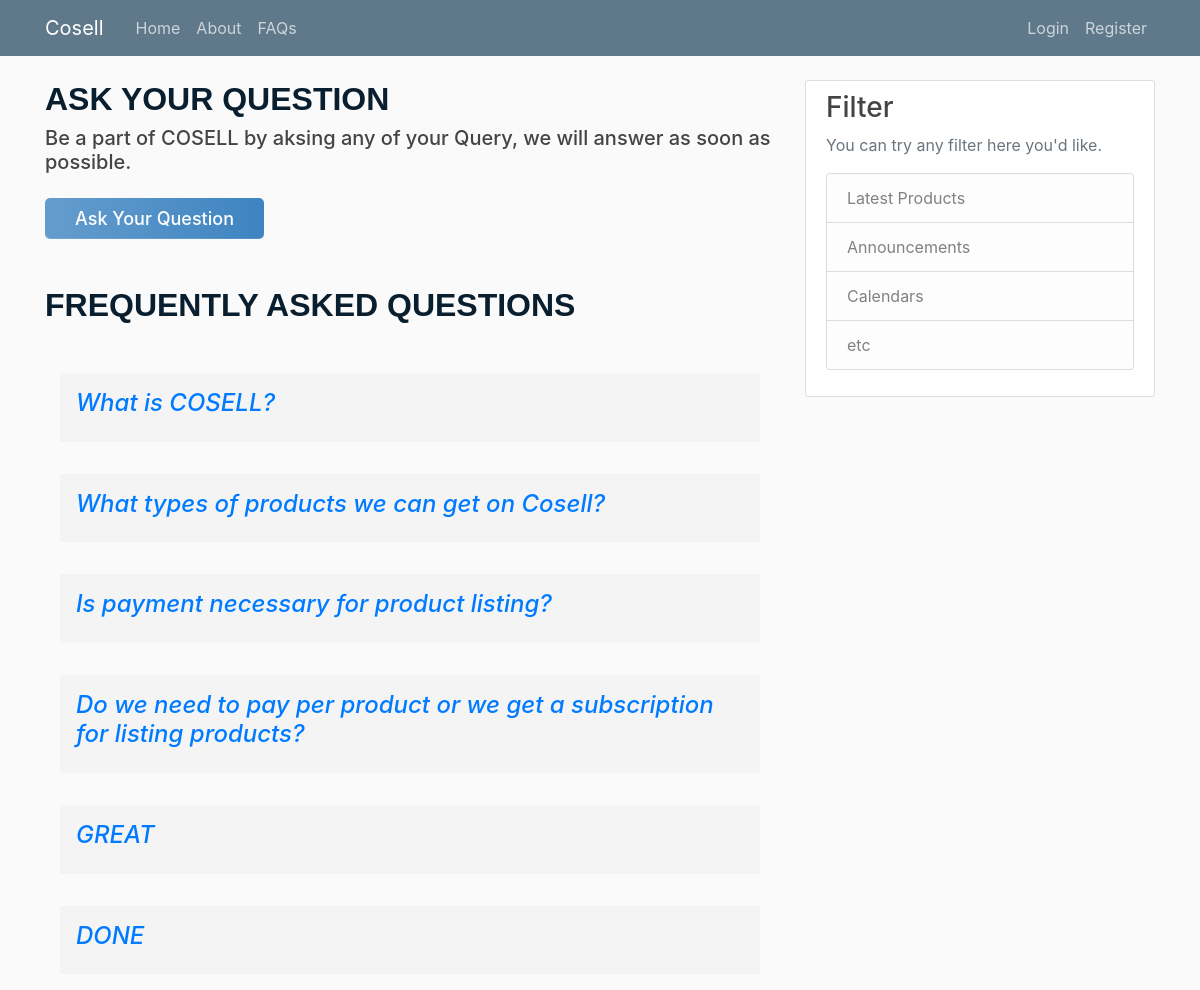
Page /faq on the earlier database version.
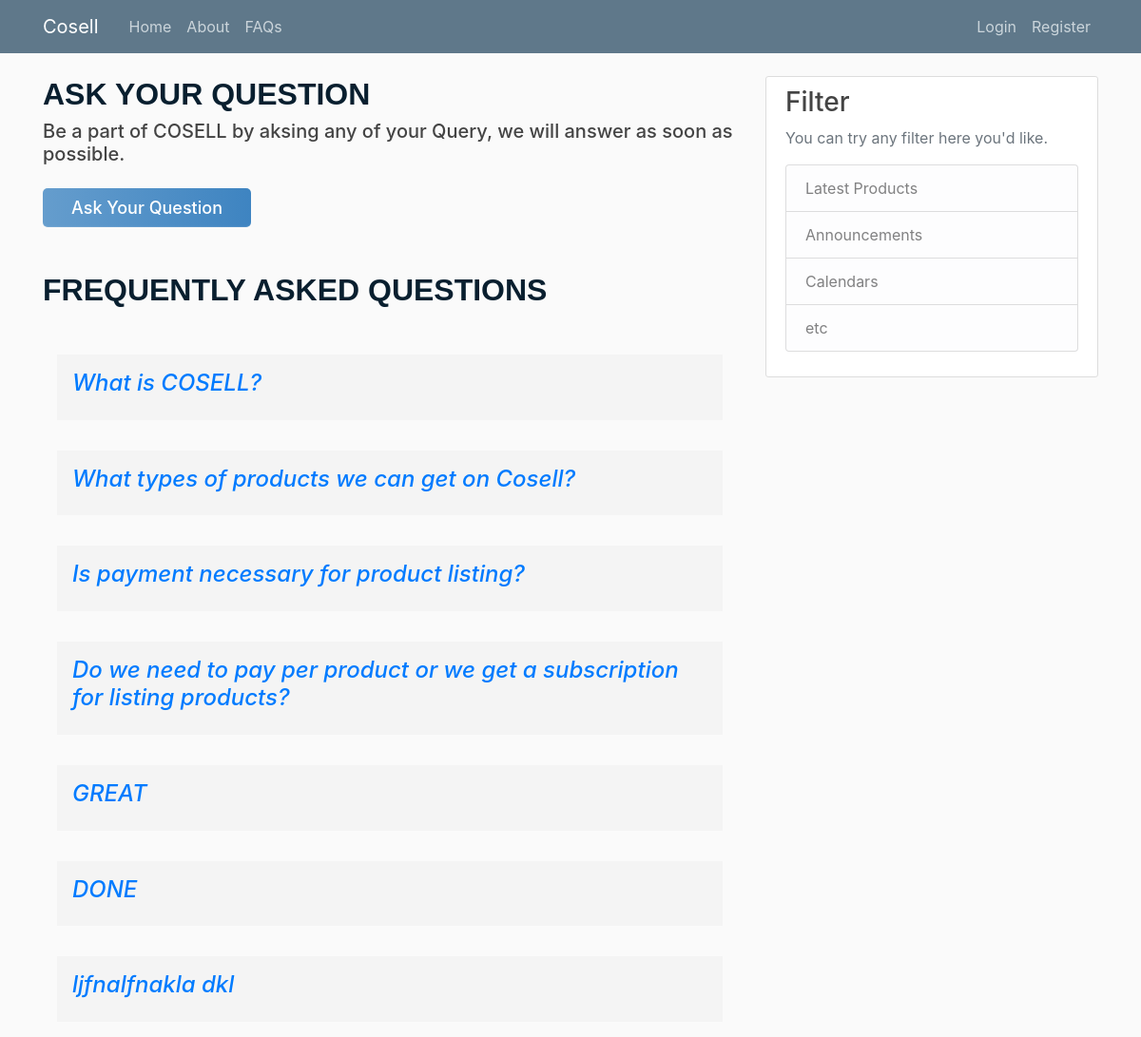
Same page on the later database version.
### CosellApp/models.py (models this page shows, shortened)
class FAQ(models.Model):
    Id = models.AutoField(primary_key=True)
    UserName = models.ForeignKey(User, on_delete=models.CASCADE)
    DateTime = models.DateTimeField(default=timezone.now)
    Query = models.TextField(max_length=200)
    Answer = models.TextField(max_length=200, blank=True)

### CosellApp/views.py (the view)
# urls.py: path('faq', views.faq, name='faq'),
def faq(request):
    faqs = FAQ.objects.all()
    context = {
        'faqs': faqs,
    }
    return render(request, 'faq.html', context)

### templates/faq.html (shortened to what this page needs)
{% extends 'base.html' %}
{% block content %}
<h2> Ask Your Question </h2>
<div class="center">
  <h5>Be a part of COSELL by aksing any of your Query, we will answer as soon as possible.<h5><br>
  <a class="btnSub" href="{% url 'faq_ask' %}" style="text-decoration: none">
    Ask Your Question
  </a>
</div>
<br> <br>
<h2>Frequently Asked Questions </h2> <br>
{% for faq in faqs %}
 <section class="accordion-section clearfix mt-3" aria-label="Question Accordions">
  <div class="container">
	  <div class="panel-group" id="accordion" role="tablist" aria-multiselectable="true">
		<div class="panel panel-default">
		  <div class="panel-heading p-3 mb-3" role="tab" id="heading0">
			<h3 class="panel-title">
			  <a class="collapsed" role="button" title="" data-toggle="collapse" data-parent="#accordion" href="#collapse0" aria-expanded="true" aria-controls="collapse0">
				{{faq.Query}}
			  </a>
			</h3>
		  </div>
		</div>
  </div>
</section>
{% endfor %}
{% endblock content %}

Differences in the rows shown:
added FAQ: Query "ljfnalfnakla dkl"
